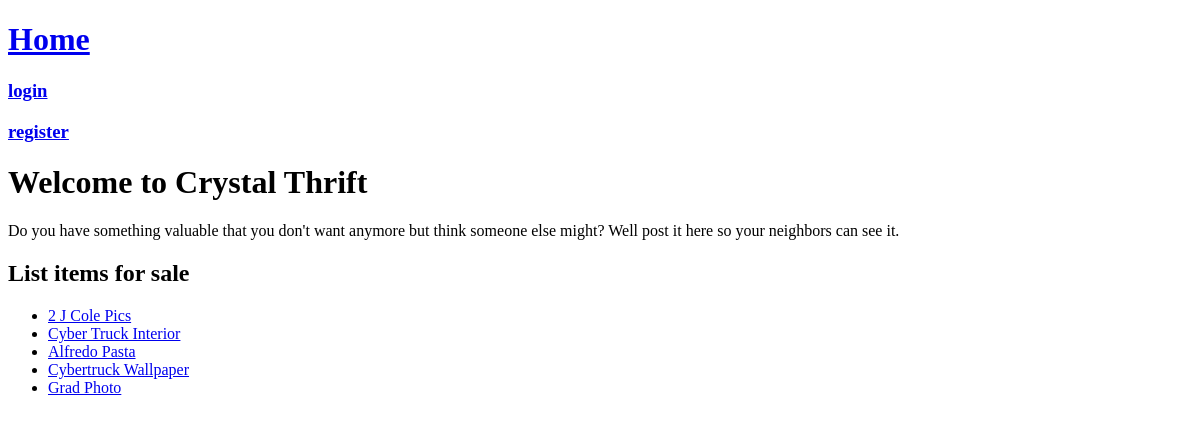
Before: / with the older database file.
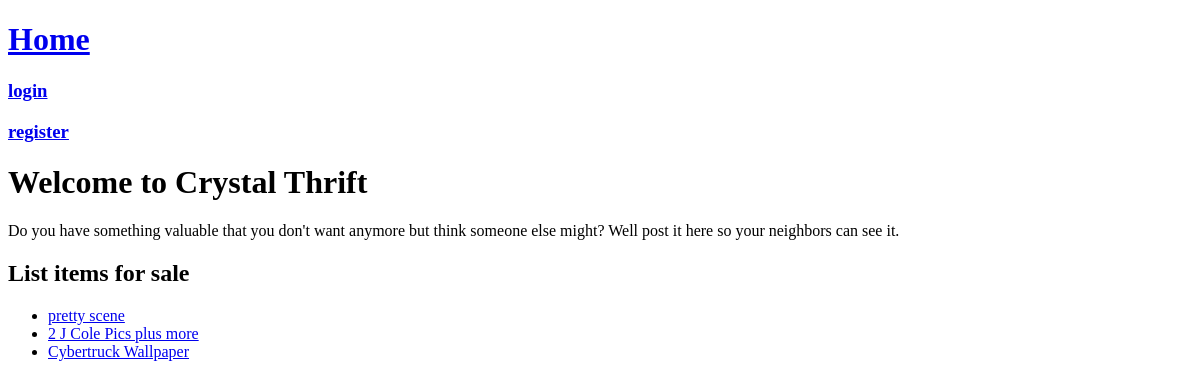
After: the same page with the newer database file.
### thrift/models.py (models this page shows, shortened)
class Item(models.Model):
    user = models.ForeignKey(User, null=True, on_delete=models.CASCADE)
    slug = models.SlugField(null=True, default=uuid.uuid4)
    title = models.CharField(null=True, max_length=128)
    description = models.TextField(null=True, max_length=512)
    condition = models.CharField(null=True, max_length=20, choices=CHOICES['condition'])
    item_type = models.CharField(null=True, max_length=20, choices=CHOICES['item-type'])
    price = models.DecimalField(null=True, max_digits=9, decimal_places=2)
    sale_status = models.CharField(null=True, max_length=20, choices=CHOICES['sale-status'], default="available")
    image1 = models.ImageField(null=True, blank=False, upload_to="images/")
    image2 = models.ImageField(null=True, blank=True, upload_to="images/")
    image3 = models.ImageField(null=True, blank=True, upload_to="images/")
    image4 = models.ImageField(null=True, blank=True, upload_to="images/")
    image5 = models.ImageField(null=True, blank=True, upload_to="images/")
    created = models.DateTimeField(null=True, editable=False, auto_now_add=True)
    modified = models.DateTimeField(null=True, auto_now=True)
    date_sold = models.DateTimeField(null=True, blank=True, editable=False) # a date is given when the sold switch is flicked
    def __str__(self):
        return f"{self.title}"

### crystalthrift/views.py (the view)
# urls.py: path('', home_view),
def home_view(request):
    items = Item.objects.order_by('-created').all()
    context = {"items": items}
    return render(request, "home.html", context)

### templates/home.html
{% extends "base.html" %}
{% block heading %}
<h1>Welcome to Crystal Thrift</h1>
<p>
    Do you have something valuable that you don't want anymore
    but think someone else might? Well post it here so your neighbors
    can see it.
</p>
{% endblock heading %}
{% block content %}
<h2>List items for sale</h2>
<ul>
    {% for item in items %}
    <li><a href="thrift/item-detail/{{item.slug}}/">{{item}}</a></li>
    {% endfor %}
</ul>
{% endblock content %}

### templates/base.html (shortened to what this page needs)
<!DOCTYPE html>
<html lang="en">
<head>
</head>
<body>
    <h1><a href="/">Home</a></h1>
    {% if user.is_authenticated %}
    <h3><a href="/logout">logout, {{user.username}}</a></h3>
    {% if not user.userprofile %}
    <h3><a href="/thrift/profile-create/">Make Profile</a></h3>
    {% else %}
    <h3><a href="/thrift/profile-detail/{{user.userprofile.slug}}">View Profile</a></h3>
    <h3><a href="/thrift/item-create/">Add Item</a></h3>
    {% endif %}
    {% else %}
    <h3><a href="/login">login</a></h3>
    <h3><a href="/register">register</a></h3>
    {% endif %}
    {% block heading %}
    {% endblock heading %}
    {% block content %}
    {% endblock content %}
</body>
</html>

Changed rows visible on the page:
removed Item: title "Cyber Truck Interior"
removed Item: title "Alfredo Pasta"
removed Item: title "Grad Photo"
added Item: title "pretty scene"
changed Item: title "2 J Cole Pics" → "2 J Cole Pics plus more"
